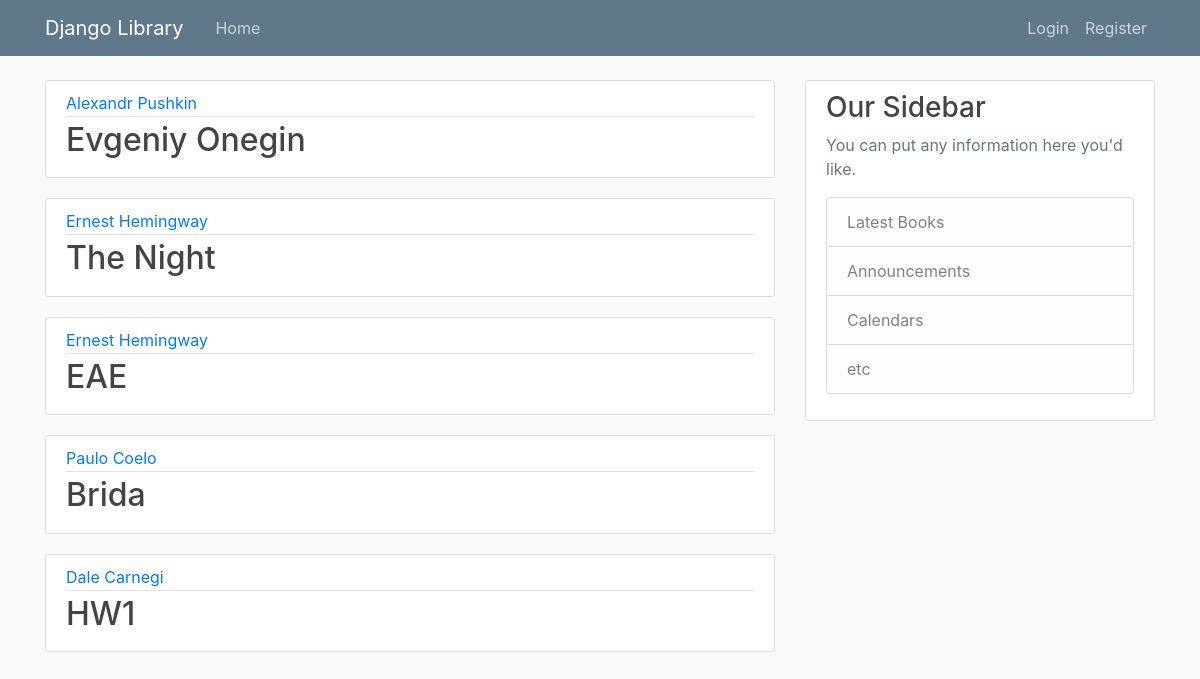
The page / on the database its author committed.
### library/models.py (models this page shows, shortened)
class Book(models.Model):
    title = models.CharField(max_length=100)
    author = models.ForeignKey(Author, on_delete=models.CASCADE)

class Author(models.Model):
    first_name = models.CharField(max_length=30)
    second_name = models.CharField(max_length=30)
    def __str__(self):
        return self.first_name + ' ' + self.second_name

### library/views.py (the view)
# urls.py: 2. Add a URL to urlpatterns:  path('', views.home, name='home')
def home(request):
    context = {
        'books': Book.objects.all()
    }
    return render(request, 'library/home.html', context)

### library/templates/library/home.html
{% extends "library/base.html" %}
{% block content %}
    {% for book in books %}
        <article class="media content-section">
          <div class="media-body">
            <div class="article-metadata">
              <a class="mr-2" href="{% url 'author-detail' book.author.id %}">{{ book.author }}</a>
            </div>
            <h2><a class="article-title" href="{% url 'book-detail' book.id %}">{{ book.title }}</a></h2>
          </div>
        </article>
    {% endfor %}
{% endblock content %}

### library/static/library/main.css (style rules this page uses)
body { background: #fafafa; color: #333333; margin-top: 5rem; }
h1, h2, h3, h4, h5, h6 { color: #444444; }
.content-section { background: #ffffff; padding: 10px 20px; border: 1px solid #dddddd; border-radius: 3px; margin-bottom: 20px; }
.article-title { color: #444444; }
.article-metadata { padding-bottom: 1px; margin-bottom: 4px; border-bottom: 1px solid #e3e3e3 }

### rows shown on the page
Book: author "Alexandr Pushkin", title "Evgeniy Onegin"
Book: author "Ernest Hemingway", title "The Night"
Book: author "Ernest Hemingway", title "EAE"
Book: author "Paulo Coelo", title "Brida"
Book: author "Dale Carnegi", title "HW1"
